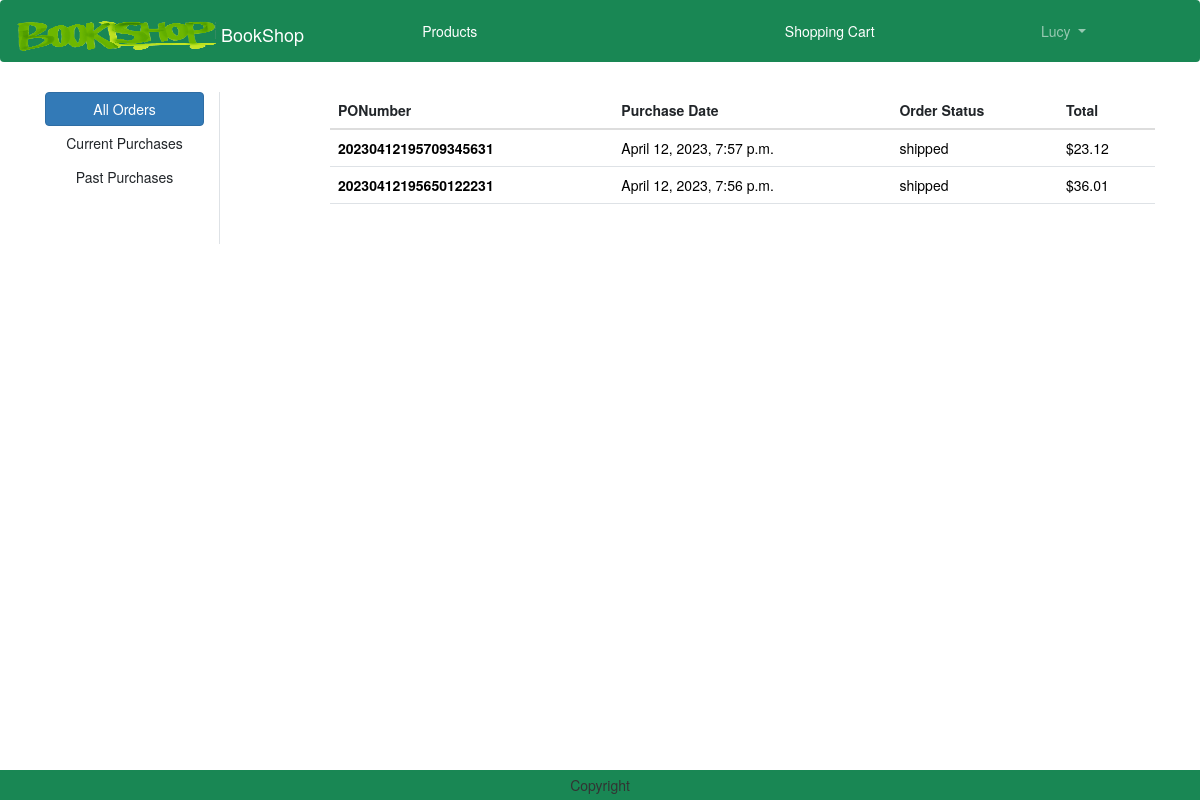
Before: /orders/ (signed in) with the older database file.
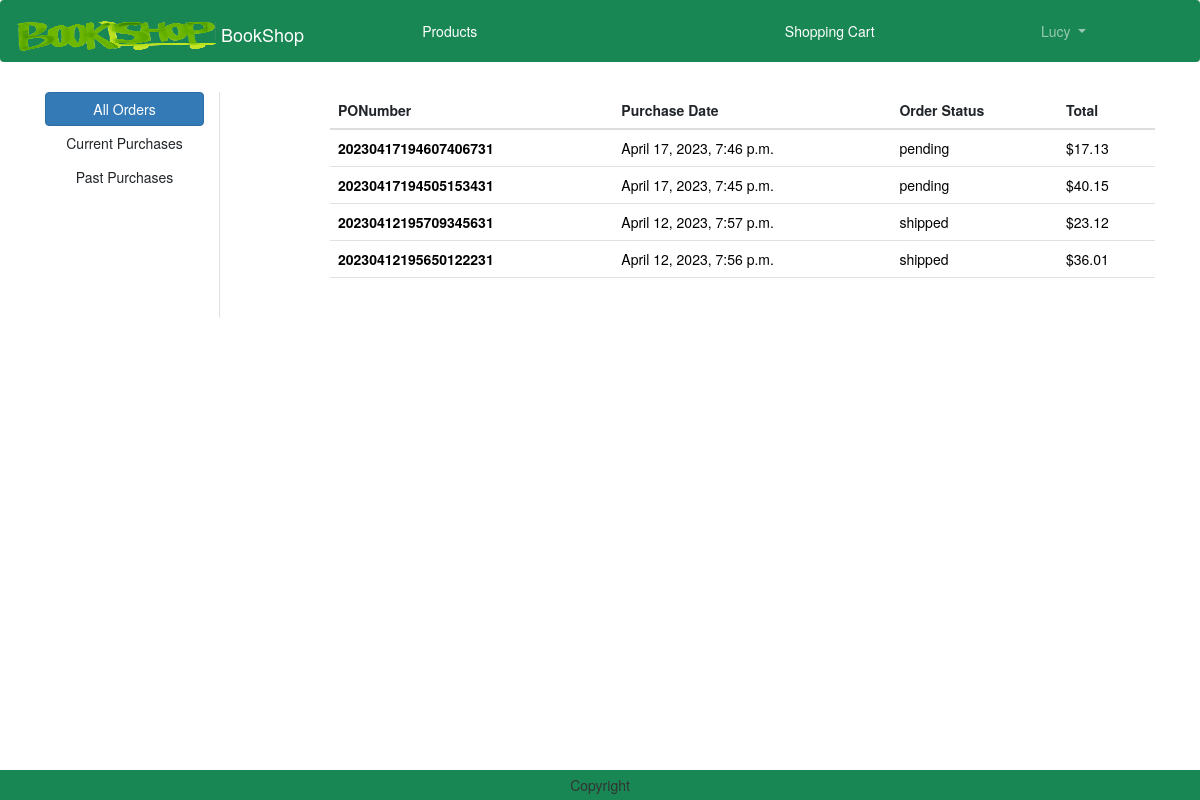
After: the same page with the newer database file.
### order/models.py (models this page shows)
class Order(models.Model):
    PONumber = models.CharField(max_length=30, primary_key=True)
    purchaseDate = models.DateTimeField(default=datetime.now)
    status = models.CharField(default=ORDER_STATUS_CHOICES[0][0], choices=ORDER_STATUS_CHOICES, max_length=20)
    user = models.ForeignKey(User,on_delete=models.CASCADE)
    shipmentDate = models.DateTimeField(null=True)
    cancelDate = models.DateTimeField(null=True)
    vendor = models.ForeignKey('vendors.Vendor',on_delete=models.CASCADE, default=4)
    customer = models.ForeignKey('customers.Customer',on_delete=models.CASCADE)

### order/views.py (the view)
# urls.py: path('orders/', views.OrdersView.as_view(), name="orders"),
class OrdersView(View):
    def get(self, request):
        user = request.user
        filter = request.GET.get('filter')
        if filter == 'current':
            orders = Order.objects.filter(Q(user=user) & (Q(status="pending") | Q(status="hold"))).order_by('-purchaseDate')
        elif filter == 'past':
            orders = Order.objects.filter(Q(user=user) & (Q(status="shipped") | Q(status="cancelled"))).order_by('-purchaseDate')
        elif filter == 'pending':
            orders = Order.objects.filter(status="pending").order_by('-purchaseDate')
        elif filter == 'hold':
            orders = Order.objects.filter(status="hold").order_by('-purchaseDate')
        elif filter == 'pastOrders':
            orders = Order.objects.filter(Q(status="shipped") | Q(status="cancelled")).order_by('-purchaseDate')
        elif filter == 'allVendor':
            orders = Order.objects.all().order_by('-purchaseDate')
        else:
            filter == 'all'
            orders = Order.objects.filter(user=user).order_by('-purchaseDate')
        total = []
        for o in orders:
            PONumber = o.PONumber
            order = Order.objects.get(PONumber=PONumber)
            orderitems = OrderItem.objects.filter(order=order)
            sum = 0
            for oi in orderitems:
                sum = sum + oi.price
            total.append(sum)
        orderZip = zip(orders,total)
        context = {
           'orderZip': orderZip,
           'orders': orders,
           'filter': filter,
        }
        return render(request, 'orders.html', context)

### templates/orders.html (shortened to what this page needs)
{% extends 'base.html' %}
{% load static %}
{% block main-content %}
<div class="container my-5">
    <div class="row">
        <div class="col-sm-2 border-end">
            <ul class="list-unstyled">
                {% for group in request.user.groups.all %}
                    {% if group.name == 'Customer' %}
                        <li class="d-grid"><a href="{% url 'order:orders' %}?filter=all" class="btn btn-primary" {% if filter == 'all' %}class="active"{% endif %}>All Orders</a></li>
                        <li class="d-grid"><a href="{% url 'order:orders' %}?filter=current" class="btn" {% if filter == 'current' %}class="active"{% endif %}>Current Purchases</a></li>
                        <li class="d-grid"><a href="{% url 'order:orders' %}?filter=past" class="btn" {% if filter == 'past' %}class="active"{% endif %}>Past Purchases</a></li>
                    {% endif %}
                {% endfor %}
            </ul>
        </div>
        <div class="col-sm-9 offset-sm-1">
            {% if orders %}
                <div class="acss">
                    <table class="table">
                        <thead>
                            <tr>
                            <th scope="col">PONumber</th>
                            <th scope="col">Purchase Date</th>
                            <th scope="col">Order Status</th>
                            <th scope="col">Total</th>
                            </tr>
                        </thead>
                        <tbody>
                            {% for order,total in orderZip %}
                            <tr>
                                <th scope="row"><a href="{% url 'order:order_detail' order.PONumber  %}" style="text-decoration:none; color:black">{{order.PONumber}}</a></th>
                                <td><a href="{% url 'order:order_detail' order.PONumber  %}" style="text-decoration:none; color:black">{{order.purchaseDate}}</a></td>
                                <td><a href="{% url 'order:order_detail' order.PONumber  %}" style="text-decoration:none; color:black">{{order.status}}</a></td>
                                <td><a href="{% url 'order:order_detail' order.PONumber  %}" style="text-decoration:none; color:black">${{total}}</a></td>
                            </tr>
                            {% endfor %}
                        </tbody>
                    </table>
                        <br>
                </div>
            {% else %}
                <h1 class="text-center mb-5">Orders are empty.</h1>
            {% endif %}
        </div>
    </div>
</div>
{% endblock main-content %}

### templates/base.html (shortened to what this page needs)
<!DOCTYPE html>
{% load static %}
<html lang="en">
<head>
    <link href="https://cdn.jsdelivr.net/npm/bootstrap@5.3.0-alpha1/dist/css/bootstrap.min.css" rel="stylesheet">
    <link href="https://cdn.bootcss.com/bootstrap/3.3.7/css/bootstrap.min.css" rel="stylesheet">
    <link rel="stylesheet" href="{% static 'css/owl.carousel.min.css' %}">
    <link rel="stylesheet" href="{% static 'css/all.min.css' %}">
    <link rel="stylesheet" href="{% static 'css/style.css' %}">
    <link rel="stylesheet" href="https://cdnjs.cloudflare.com/ajax/libs/bootstrap-datetimepicker/4.17.47/css/bootstrap-datetimepicker.css">
</head>
<body>
    <nav class="navbar navbar-expand-lg navbar-dark bg-success nav-fill">
        <div class="container-fluid">
          <a class="navbar-brand" href="{% url 'products:home' %}">
            <img src="{% static "logo.png" %}" alt="BookShop" width="200" height="30" class="d-inline-block align-text-top">
            BookShop
          </a>
          <div class="collapse navbar-collapse" id="navbarSupportedContent">
            <ul class="navbar-nav me-auto mb-2 mb-lg-0" style="width:100%; text-align:center">
              <li class="nav-item" style="display:inline-block">
                <a class="nav-link text-white" href="{% url 'products:products' %}">Products</a>
              </li>
            <li class="nav-item" style="display:inline-block">
            </li>
              {% if user.is_authenticated %}
                  {% for group in request.user.groups.all %}
                    {% if group.name == 'Vendor' %}
                      <li class="nav-item mx-2" style="display:inline-block">
                        <a class="nav-link text-white" href="{% url 'products:productsAdd' %}">Add A New Product</a>
                      </li>
                      <li class="nav-item dropdown mx-2" style="display:inline-block">
                        <a class="nav-link dropdown-toggle" href="#" role="button" data-bs-toggle="dropdown" aria-expanded="false">
                          {{ user.username }}
                        </a>
                        <ul class="dropdown-menu" >
                          <li><a class="dropdown-item" href="{% url 'order:orders' %}?filter=allVendor">Orders</a></li>
                          <li><a class="dropdown-item" href="{% url 'logout' %}">Logout</a></li>
                        </ul>
                      </li>
                    {% elif group.name == 'Customer' %}
                      <li class="nav-item mx-2" style="display:inline-block">
                          <a class="nav-link text-white" href="{% url 'shoppingcart' %}">Shopping Cart</a>
                      </li>
                      <li class="nav-item dropdown mx-2" style="display:inline-block">
                          <a class="nav-link dropdown-toggle" href="#" role="button" data-bs-toggle="dropdown" aria-expanded="false">
                            {{ user.username }}
                          </a>
                      </li>
                    {% endif %}
                  {% endfor %}
              {% endif %}
              </ul>
          </div>
        </div>
      </nav>
      {% block main-content %}{% endblock main-content %}
      <div>
        <div style="height:60px"></div>
        <footer class="container-fluid fixed-bottom bg-success text-center p-2 mt-5">
            Copyright
        </footer>
      </div>
</body>
</html>

Changed rows visible on the page:
added Order: PONumber "20230417194607406731", purchaseDate "April 17, 2023, 7:46 p.m.", status "pending", total "17.13"
added Order: PONumber "20230417194505153431", purchaseDate "April 17, 2023, 7:45 p.m.", status "pending", total "40.15"
